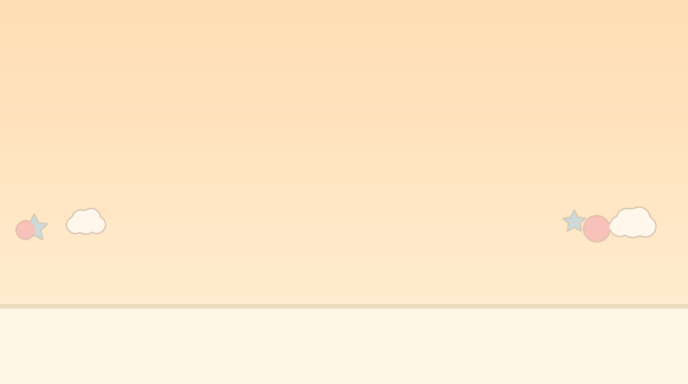
#> input picture cartoon2d/art/bg/baby_apricot.png, 1376 x 768 px (shown at 1/2 size)
$ python -i compose.py   (imports and definitions only)
#> lines starting #> are read from the running program, lines starting #| are printed output that depends on the picture
"""Fast local shot compositor: ONE still picture -> a moving, grained, vignetted shot mp4 with ffmpeg and no per-frame Python.

    render_shot(job, out_path)  job = {still, duration, fps, size, seed, treatment, tparams, env, intensity, shot_id}

Depth treatments split the still into far / mid / near layers with the depth model; the far and mid layers are INPAINTED behind the nearer
ones, so a parallax move never shows ghosts or double edges. Every layer moves as one rigid scale+crop (no warps). The layers are decoded
once (single-frame input + loop) and the encoder is h264_videotoolbox when the Mac has it."""
from __future__ import annotations
import hashlib, json, math, os, shutil, subprocess, tempfile, threading, time
from pathlib import Path
import numpy as np
from PIL import Image, ImageFilter

ROOT = Path(__file__).resolve().parents[1]
CODE_VERSION = "sf-compose-13"
JOIN_VERSION = "join-5"                  # bump when the join code changes: only shots that carry a join are re-rendered
CACHE = ROOT / "out" / "story_fast_cache"
OV = 1.3                                  # layer canvas = output size * OV (no upscaling while the camera stays inside 1.3x)

TREATMENTS = {
    "push_in": "slow rigid push-in toward the middle of the picture",
    "pull_out": "starts tight and eases out to the full picture",
    "pan_left": "camera pans left across the picture",
    "pan_right": "camera pans right across the picture",
    "tilt_up": "camera tilts up",
    "tilt_down": "camera tilts down",
    "parallax_left": "depth-layer parallax, camera slides left (near layers move more)",
    "parallax_right": "depth-layer parallax, camera slides right (near layers move more)",
    "dolly_through": "push-in with strong depth separation, the near layer rushes past",
    "arc": "parallax slide that also rises, like a camera crane arc",
    "reveal_up": "starts low and tight, tilts up and eases out to reveal the scene",
    "track_lateral": "long slow lateral track with strong depth separation",
    "handheld": "subtle organic handheld drift and shake over a slow push",
    "hold_alive": "almost still but alive: tiny drift plus floating dust",
}
ENVIRONMENTS = {
    "dust": "floating dust motes drifting in the light",
    "fog": "slow low mist drifting across the frame",
    "embers": "warm sparks rising",
    "rain": "fine rain streaks falling",
    "snow": "soft snowflakes falling",
    "light_sweep": "one soft diagonal light band sweeps across the shot",
    "shimmer": "gentle breathing light and tiny sparkles",
    "none": "no overlay",
}
_DEPTH_TREATMENTS = {"parallax_left", "parallax_right", "dolly_through", "arc", "reveal_up", "track_lateral"}

class ComposeError(RuntimeError): pass
class Cancelled(ComposeError): pass

# ---------------------------------------------------------------- encoder / ffmpeg
_enc = None; _enc_lock = threading.Lock()

def _ffmpeg() -> str:
    from health_cinema.puppet import motion
    return motion._ffmpeg()

# [15 lines left out: function available_encoder, not called in this run]

# ---------------------------------------------------------------- keys / hashing
_hash_memo: dict = {}; _hash_lock = threading.Lock()

# [31 lines left out: functions _file_hash, _norm, job_key, not called in this run]

# ---------------------------------------------------------------- layers
_locks: dict = {}; _locks_lock = threading.Lock(); _depth_lock = threading.Lock()

def _lock_for(k):
    with _locks_lock: return _locks.setdefault(k, threading.Lock())

# [11 lines left out: functions _depth_available, _depth, not called in this run]

def _even(v): return max(2, int(v) // 2 * 2)

# [4 lines left out: function _cover, not called in this run]

_swept = set()
# [12 lines left out: function _sweep_parts, not called in this run]

QUALITY_TAG = "q2"
EDGE_TOL, EDGE_GRAD, EDGE_Q_MIN = 2, 25.0, 0.80   # layer boundary must sit within 2 px of a strong picture edge on >= 80% of its length, else the layer would drag background
def _edge_map(rgb: np.ndarray):
    g = np.asarray(Image.fromarray(rgb).convert("L").filter(ImageFilter.GaussianBlur(1.2)), np.float32)
    gy, gx = np.gradient(g)
    return np.hypot(gx, gy) > EDGE_GRAD

# [99 lines left out: functions panel_split, layer_quality, _env_for_background, needs_depth, prepare, _build_layers, not called in this run]

# ---------------------------------------------------------------- camera
_INT = {"low": .6, "medium": 1.0, "high": 1.5}
_GAINS = {  # (pan gain, zoom gain) far, mid, near
    "soft": [(.7, .7), (1.0, 1.0), (1.35, 1.35)],
    "strong": [(.3, .3), (1.0, 1.0), (2.0, 2.0)],
    "track": [(.2, .2), (1.0, 1.0), (2.4, 1.2)],
}

# [237 lines left out: functions _ease, _camera, _ease_py, _env_py, _join_point, _canvas_pt and 5 more, not called in this run]

# ---------------------------------------------------------------- environments
def _tile(w, h): return f"scale={w}:{h}:flags=bilinear"

# [46 lines left out: function _env_chain, not called in this run]

# ---------------------------------------------------------------- render
DEFAULT_FINISH = "vignette=PI/5:eval=init,noise=alls=3:allf=t"

# [154 lines left out: functions _build_graph, _unlink_retry, _run, _with_auto_focus, render_shot, not called in this run]

>>> import cv2
>>> picture = cv2.imread('../cartoon2d/art/bg/baby_apricot.png', cv2.IMREAD_GRAYSCALE)
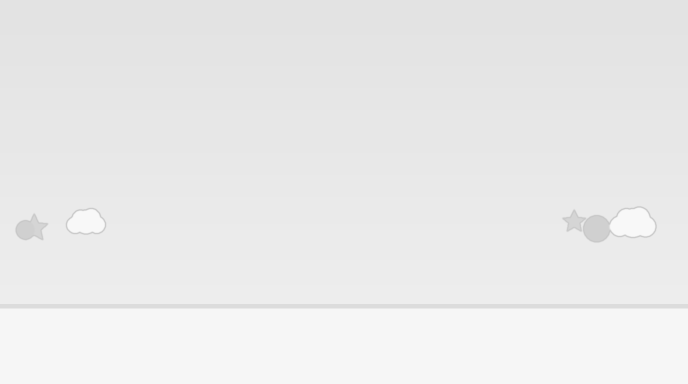
#> picture: shape (768, 1376) (shown at 1/2 size); min 198, max 248, mean 234.3
>>> result = _edge_map(picture)
#> in _edge_map, `gy, gx = np.gradient(g)`:
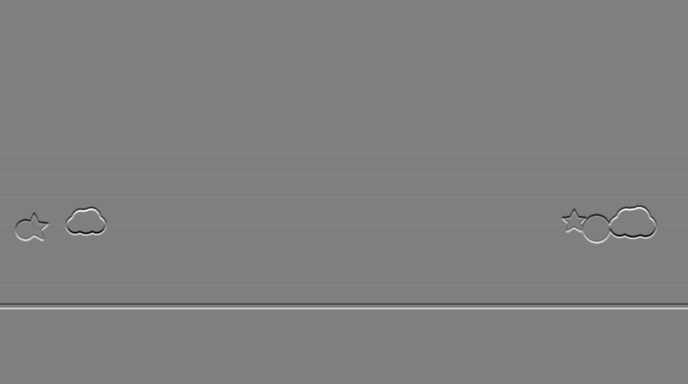
#> gy: shape (768, 1376) float32 (shown at 1/2 size); min -11.5, max 11.5, mean 0.0247; drawn with min black and max white
#> in _edge_map, `return np.hypot(gx, gy) > EDGE_GRAD`: returned value: shape (768, 1376) bool; every value is 0

$ run again, on cartoon2d/art/bg/baby_seafoam.png
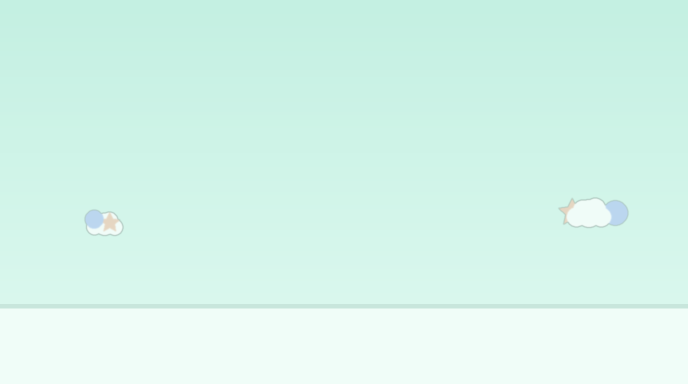
#> input picture cartoon2d/art/bg/baby_seafoam.png, 1376 x 768 px (shown at 1/2 size)
#> `picture = cv2.imread('../cartoon2d/art/bg/baby_apricot.png', cv2.IMREA..`:
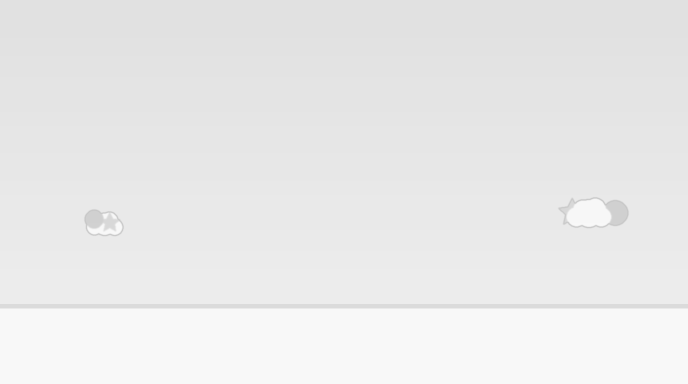
#> picture: shape (768, 1376) (shown at 1/2 size); min 197, max 248, mean 233.7
#> in _edge_map, `gy, gx = np.gradient(g)`:
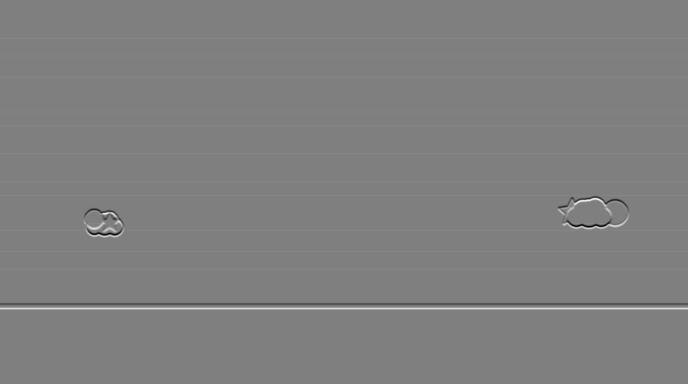
#> gy: shape (768, 1376) float32 (shown at 1/2 size); min -11.5, max 11.5, mean 0.0299; drawn with min black and max white
